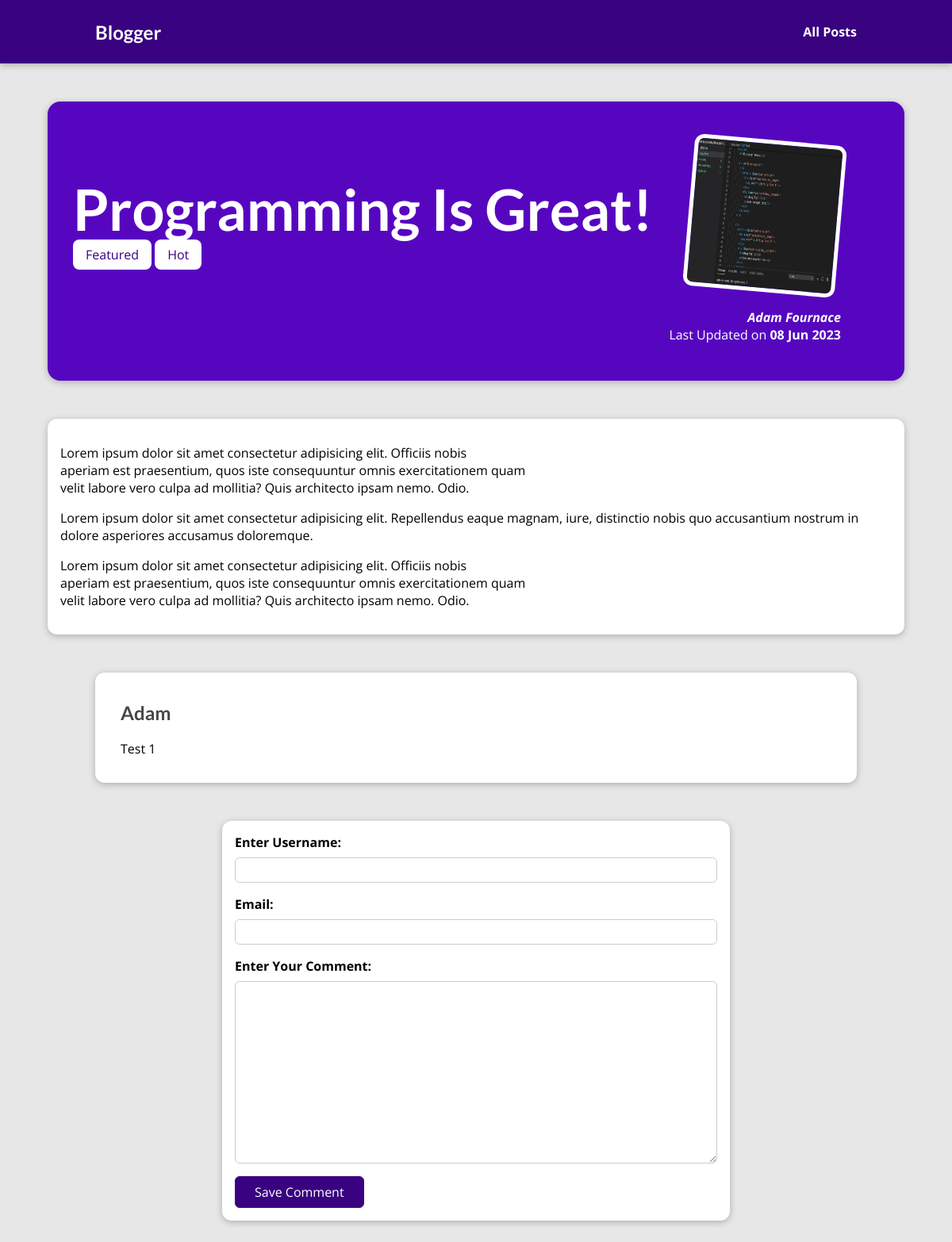
/posts/programming-is-fun, run on an earlier commit of the app's database.
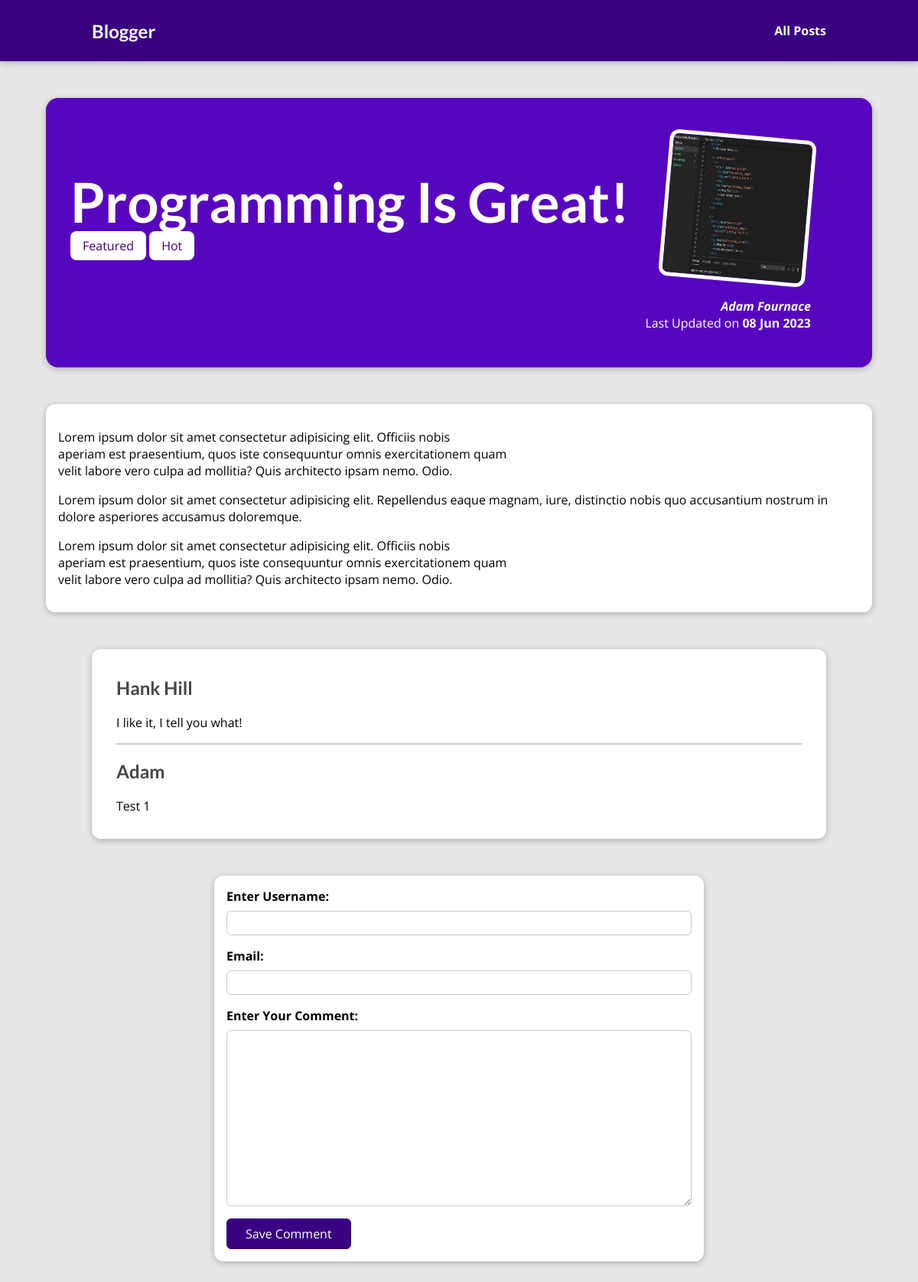
And on a later commit of the database.
### blog/models.py (models this page shows, shortened)
class Post(models.Model):
    title = models.CharField(max_length=150)
    excerpt = models.CharField(max_length=200)
    image = models.ImageField(upload_to="posts", null=True)
    date = models.DateField(auto_now=True)
    slug = models.SlugField(unique=True, db_index=True)
    content = models.TextField(validators=[MinLengthValidator(10)])
    author = models.ForeignKey(
        Author,
        null=True,
        on_delete=models.SET_NULL,
        related_name="posts"
        )
    tags = models.ManyToManyField(Tag)

class Tag(models.Model):
    caption = models.CharField(max_length=20)

class Author(models.Model):
    first_name = models.CharField(max_length=100)
    last_name = models.CharField(max_length=100)
    email_address = models.EmailField()
    def full_name(self):
        return f"{self.first_name} {self.last_name}"
    def __str__(self):
       return self.full_name()

class Comment(models.Model):
    user_name = models.CharField(max_length=120)
    email = models.EmailField()
    text = models.TextField(max_length=500)
    post = models.ForeignKey(Post, on_delete=models.CASCADE, related_name="comments")

### blog/views.py (the view, shortened to what this page needs)
# urls.py: path('posts/<slug:slug>', views.PostDetailView.as_view(),
class PostDetailView(View):
    def get(self, request, slug):
        post = Post.objects.get(slug=slug)
        context = {
            "post": post,
            "post_tags": post.tags.all(),
            "comment_form": CommentForm(),
            "comments": post.comments.all().order_by("-id"),
        }
        return render(request, "blog/post-detail.html", context)

### blog/forms.py
class CommentForm(forms.ModelForm):
    class Meta:
        model = Comment
        exclude = ["post"]
        labels = {
            "user_name": "Enter Username",
            "user_email": "Enter Email",
            "text": "Enter Your Comment",
        }

### blog/templates/blog/post-detail.html (shortened to what this page needs)
{% extends 'base.html' %}
{% load static %}
{% block css_files%}
    <link rel="stylesheet" href="{% static 'blog/post-detail.css' %}">
{% endblock css_files %}
{% block content %}
    <section id="summary">
        <h2>{{ post.title }}</h2>
        <div>
            {% for tag in post_tags %}
                <span class="tag">{{ tag.caption }}</span>
            {% endfor %}
        </div>
        <article>
            <img src="{{ post.image.url }}" alt="{{ post.title }}">
            <address> <a href="mailto:{{ post.author.email_address }}">{{ post.author }}</a> </address>
            <div>
                Last Updated on <time>{{ post.date|date:"d M Y"}}</time>
            </div>
        </article>
    </section>
    <main>
        {{ post.content|linebreaks }}
    </main>
    <section id="comments">
        <ul>
            {% for comment in comments %}
            <li>
                <h2>{{ comment.user_name }}</h2>
                {{ comment.text|linebreaks }}
            </li>
            {% endfor %}
        </ul>
    </section>
    <section id="comment-form">
        <form action="{% url "post-detail-page" post.slug %}" method="post">
            {% for form_field in comment_form %}
            <div class="form-control" {% if form_field.errors %}invalid{% endif %}>
                {{ form_field.label_tag }}
                {{ form_field }}
            </div>
            {% endfor %}
            <button>Save Comment</button>
        </form>
    </section>
{% endblock content %}

### templates/base.html (shortened to what this page needs)
{% load static %}
<!DOCTYPE html>
<html>
    <head>
        <link rel="stylesheet" href="{% static 'app.css' %}">
        {% block css_files %}{% endblock css_files %}
    </head>
    <body>
        <section>
            <header id="main-navigation">
                <h1><a href="{% url 'starting-page' %}">Blogger</a></h1>
                <nav>
                    <a href="{% url 'posts-page' %}">All Posts</a>
                </nav>
            </header>
        </section>
        {% block content %}{% endblock content %}
    </body>
</html>

### static/app.css (style rules this page uses)
* { box-sizing: border-box; }
html { font-family: 'Open Sans', 'Lato', sans-serif; }
body { margin: 0; }
h1, h2, h3 { font-family: 'Lato', sans-serif; font-weight: bold; }
#main-navigation { width: 100%; height: 5rem; display: flex; justify-content: space-between; align-items: center; padding: 0 10%; position: absolute; top: 0; left: 0; }
#main-navigation a { text-decoration: none; color: white; font-weight: bold; }

### blog/static/blog/post-detail.css (style rules this page uses)
body { background-color: #e7e7e7; }
#main-navigation { background-color: #390281; box-shadow: 0 2px 8px rgba(0, 0, 0, 0.25); }
#summary { margin: 8rem auto 3rem auto; padding: 2rem; width: 90%; max-width: 90rem; border-radius: 16px; background-color: #5706c0; position: relative; box-shadow: 0 2px 8px rgba(0, 0, 0, 0.25); height: 22rem; }
#summary h2 { color: white; font-size: 4.5rem; margin-bottom: 0.25rem; }
#summary article { position: absolute; top: 2rem; right: 3rem; padding: 1rem 2rem; border-radius: 12px; text-align: right; color: white; }
#summary article img { width: 12rem; height: 12rem; border-radius: 12px; transform: rotateZ(5deg); border: 5px solid white; margin-bottom: 1rem; }
#summary address { font-weight: bold; }
#summary a { color: white; text-decoration: none; }
#summary time { font-weight: bold; }
main { width: 90%; max-width: 90rem; margin: 3rem auto; background-color: white; padding: 1rem; border-radius: 12px; box-shadow: 0 2px 8px rgba(0, 0, 0, 0.25); }
.tag { background-color: white; color: #390281; padding: 0.5rem 1rem; border-radius: 8px; }
#comment-form { margin: 3rem auto; width: 90%; max-width: 40rem; border-radius: 12px; background-color: white; box-shadow: 0 2px 8px rgba(0, 0, 0, 0.25); padding: 1rem; }
#comment-form button { font: inherit; background-color: #390281; color: white; border: 1px solid #390281; padding: 0.5rem 1.5rem; border-radius: 6px; cursor: pointer; }
.form-control { margin-bottom: 1rem; }
.form-control label { font-weight: bold; margin-bottom: 0.5rem; display: block; }
.form-control input, .form-control textarea { display: block; width: 100%; font: inherit; padding: 0.25rem; border-radius: 6px; border: 1px solid #ccc; }
#comments { margin: 3rem auto; width: 90%; max-width: 60rem; border-radius: 12px; background-color: white; box-shadow: 0 2px 8px rgba(0, 0, 0, 0.25); padding: 1rem 2rem; }
#comments ul { list-style: none; margin: 0; padding: 0; }
#comments li { margin-bottom: 1rem; border-bottom: 2px solid #ccc; }
#comments li:last-of-type { border-bottom: none; }
#comments h2 { color: #464646; }

What changed in the data, as far as the page shows it:
added Comment: user_name "Hank Hill", text "I like it, I tell you what!"
